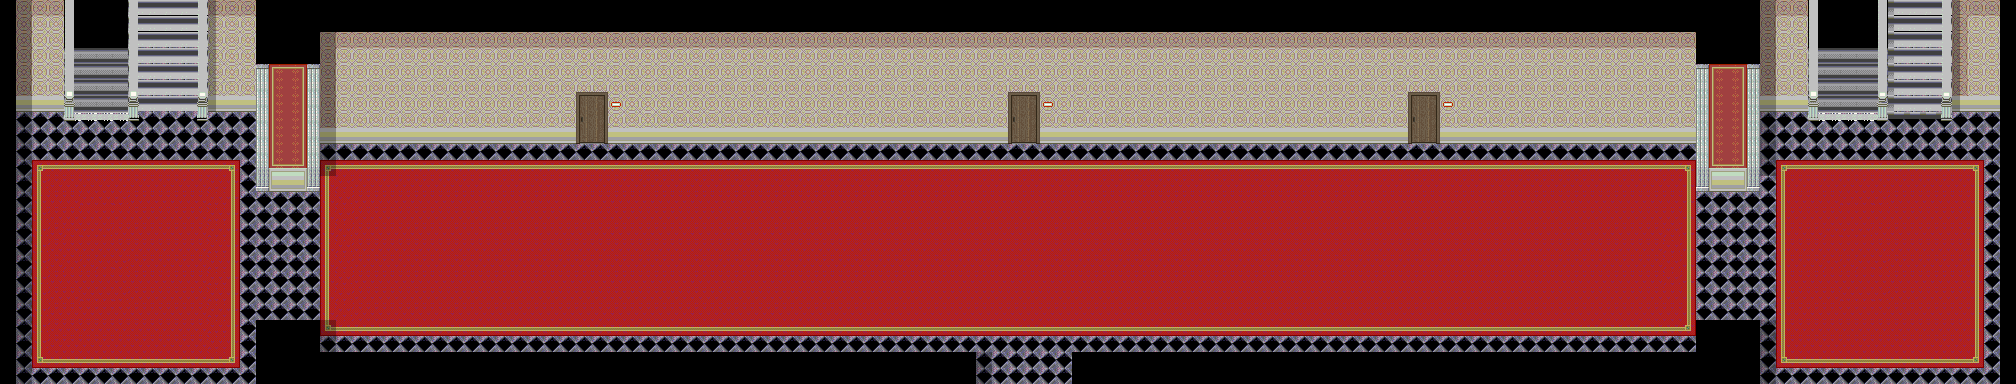

Tiled map render using the project's own tile images. Description and the map definition, with tile-layer contents summarised, below:
An orthogonal 126x24 tile map with 16x16 px tiles, 17 tile layers (Base, MonoShita, MonoChu, doorC4, ...), 7 tilesets and 45 objects.

<map version="1.0" orientation="orthogonal" renderorder="right-down" width="126" height="24" tilewidth="16" tileheight="16" backgroundcolor="#000000" nextobjectid="85">
 <tileset firstgid="1" name="youkan" tilewidth="16" tileheight="16" tilecount="480" columns="30">
  <image source="youkan.png" trans="007575" width="480" height="256" />
 </tileset>
 <tileset firstgid="481" name="castle7" tilewidth="16" tileheight="16" tilecount="480" columns="30">
  <image source="castle7.png" trans="007575" width="480" height="256" />
 </tileset>
 <tileset firstgid="961" name="empire-3" tilewidth="16" tileheight="16" tilecount="900" columns="30">
  <image source="empire-3.png" trans="007575" width="480" height="480" />
 </tileset>
 <tileset firstgid="1861" name="ST-MsionR-I01" tilewidth="16" tileheight="16" tilecount="1984" columns="16">
  <image source="ST-MsionR-I01.png" trans="ffffff" width="256" height="1990" />
 </tileset>
 <tileset firstgid="3845" name="SC-DoorI01" tilewidth="16" tileheight="16" tilecount="128" columns="8">
  <image source="SC-DoorI01.png" trans="ffffff" width="128" height="256" />
 </tileset>
 <tileset firstgid="3973" name="cyber2" tilewidth="16" tileheight="16" tilecount="480" columns="30">
  <image source="cyber2.png" trans="000000" width="480" height="256" />
 </tileset>
 <tileset firstgid="4453" name="ST-Sewer-01.png" tilewidth="16" tileheight="16" tilecount="1504" columns="16">
  <image source="ST-Sewer-01.png" width="256" height="1504" />
 </tileset>
 <layer name="Base" width="126" height="24">
  <properties>
   <property name="cc_vertexz" value="-16" />
  </properties>
  <data>[3024 cells, 2468 non-empty, 2 distinct tile ids]</data>
 </layer>
 <layer name="MonoShita" width="126" height="24">
  <properties>
   <property name="cc_vertexz" value="-15" />
  </properties>
  <data>[3024 cells, 2146 non-empty, 73 distinct tile ids]</data>
 </layer>
 <layer name="MonoChu" width="126" height="24">
  <properties>
   <property name="cc_vertexz" value="-14" />
  </properties>
  <data>[3024 cells, 48 non-empty, 8 distinct tile ids]</data>
 </layer>
 <layer name="doorC4" width="126" height="24">
  <properties>
   <property name="cc_vertexz" value="-13" />
  </properties>
  <data>[3024 cells, 8 non-empty, 8 distinct tile ids]</data>
 </layer>
 <layer name="doorB4" width="126" height="24">
  <properties>
   <property name="cc_vertexz" value="-13" />
  </properties>
  <data>[3024 cells, 8 non-empty, 8 distinct tile ids]</data>
 </layer>
 <layer name="doorA4" width="126" height="24">
  <properties>
   <property name="cc_vertexz" value="-13" />
  </properties>
  <data>[3024 cells, 8 non-empty, 8 distinct tile ids]</data>
 </layer>
 <layer name="doorC3" width="126" height="24">
  <properties>
   <property name="cc_vertexz" value="-13" />
  </properties>
  <data>[3024 cells, 8 non-empty, 8 distinct tile ids]</data>
 </layer>
 <layer name="doorB3" width="126" height="24">
  <properties>
   <property name="cc_vertexz" value="-13" />
  </properties>
  <data>[3024 cells, 8 non-empty, 8 distinct tile ids]</data>
 </layer>
 <layer name="doorA3" width="126" height="24">
  <properties>
   <property name="cc_vertexz" value="-13" />
  </properties>
  <data>[3024 cells, 8 non-empty, 8 distinct tile ids]</data>
 </layer>
 <layer name="doorC2" width="126" height="24">
  <properties>
   <property name="cc_vertexz" value="-12" />
  </properties>
  <data>[3024 cells, 8 non-empty, 8 distinct tile ids]</data>
 </layer>
 <layer name="doorB2" width="126" height="24">
  <properties>
   <property name="cc_vertexz" value="-12" />
  </properties>
  <data>[3024 cells, 8 non-empty, 8 distinct tile ids]</data>
 </layer>
 <layer name="doorA2" width="126" height="24">
  <properties>
   <property name="cc_vertexz" value="-12" />
  </properties>
  <data>[3024 cells, 8 non-empty, 8 distinct tile ids]</data>
 </layer>
 <layer name="doorC" width="126" height="24">
  <properties>
   <property name="cc_vertexz" value="-11" />
  </properties>
  <data>[3024 cells, 8 non-empty, 8 distinct tile ids]</data>
 </layer>
 <layer name="doorB" width="126" height="24">
  <properties>
   <property name="cc_vertexz" value="-11" />
  </properties>
  <data>[3024 cells, 8 non-empty, 8 distinct tile ids]</data>
 </layer>
 <layer name="doorA" width="126" height="24">
  <properties>
   <property name="cc_vertexz" value="-11" />
  </properties>
  <data>[3024 cells, 8 non-empty, 8 distinct tile ids]</data>
 </layer>
 <objectgroup name="collision">
  <object id="32" x="320" y="32" width="256" height="112" />
  <object id="33" x="608" y="32" width="400" height="112" />
  <object id="34" x="1040" y="32" width="368" height="112" />
  <object id="35" x="1440" y="32" width="256" height="112" />
  <object id="36" x="1696" y="128" width="64" height="64" />
  <object id="37" x="1760" y="0" width="48" height="112" />
  <object id="38" x="1808" y="0" height="112" />
  <object id="39" x="1808" y="0" width="16" height="128" />
  <object id="40" x="1872" y="0" width="16" height="128" />
  <object id="41" x="1936" y="0" width="16" height="128" />
  <object id="42" x="1952" y="0" width="48" height="112" />
  <object id="43" x="1696" y="320" width="64" height="64" />
  <object id="44" x="1744" y="384" width="272" height="32" />
  <object id="45" x="1072" y="352" width="624" height="64" />
  <object id="46" x="1984" y="384" width="16" height="16" />
  <object id="47" x="2000" y="0" width="32" height="384" />
  <object id="49" x="0" y="384" width="256" height="16" />
  <object id="50" x="256" y="320" width="64" height="64" />
  <object id="51" x="320" y="352" width="656" height="64" />
  <object id="52" x="0" y="0" width="16" height="384" />
  <object id="54" x="16" y="0" width="64" height="112" />
  <object id="55" x="64" y="112" width="16" height="16" />
  <object id="56" x="128" y="0" width="16" height="128" />
  <object id="57" x="208" y="0" width="48" height="112" />
  <object id="58" x="192" y="0" width="16" height="128" />
  <object id="59" x="256" y="96" width="64" height="96" />
  <object id="60" x="1760" y="112" height="16" />
  <object id="61" x="1744" y="112" width="16" height="16" />
  <object id="82" x="1408" y="80" width="32" height="32" />
  <object id="83" x="1008" y="80" width="32" height="32" />
  <object id="84" x="576" y="80" width="32" height="32" />
 </objectgroup>
 <layer name="name" width="126" height="24">
  <data>[3024 cells, 3 non-empty, 1 distinct tile ids]</data>
 </layer>
 <objectgroup name="event">
  <object id="63" x="976" y="384" width="64" height="32">
   <properties>
    <property name="EventID" value="2" />
    <property name="trigger" value="1" />
   </properties>
  </object>
  <object id="64" x="1040" y="384" width="32" height="32">
   <properties>
    <property name="EventID" value="3" />
    <property name="trigger" value="1" />
   </properties>
  </object>
  <object id="65" x="576" y="112" width="32" height="32">
   <properties>
    <property name="EventID" value="4" />
    <property name="trigger" value="1" />
   </properties>
  </object>
  <object id="66" x="1008" y="112" width="32" height="32">
   <properties>
    <property name="EventID" value="5" />
    <property name="trigger" value="1" />
   </properties>
  </object>
  <object id="67" x="1408" y="112" width="32" height="32">
   <properties>
    <property name="EventID" value="6" />
    <property name="trigger" value="1" />
   </properties>
  </object>
  <object id="69" x="1824" y="0" width="48" height="48">
   <properties>
    <property name="EventID" value="7" />
    <property name="trigger" value="1" />
   </properties>
  </object>
  </objectgroup>
 <layer name="shadow" width="126" height="24">
  <data>[3024 cells, 66 non-empty, 3 distinct tile ids]</data>
 </layer>
</map>
<!-- 8 of 45 objects omitted -->
